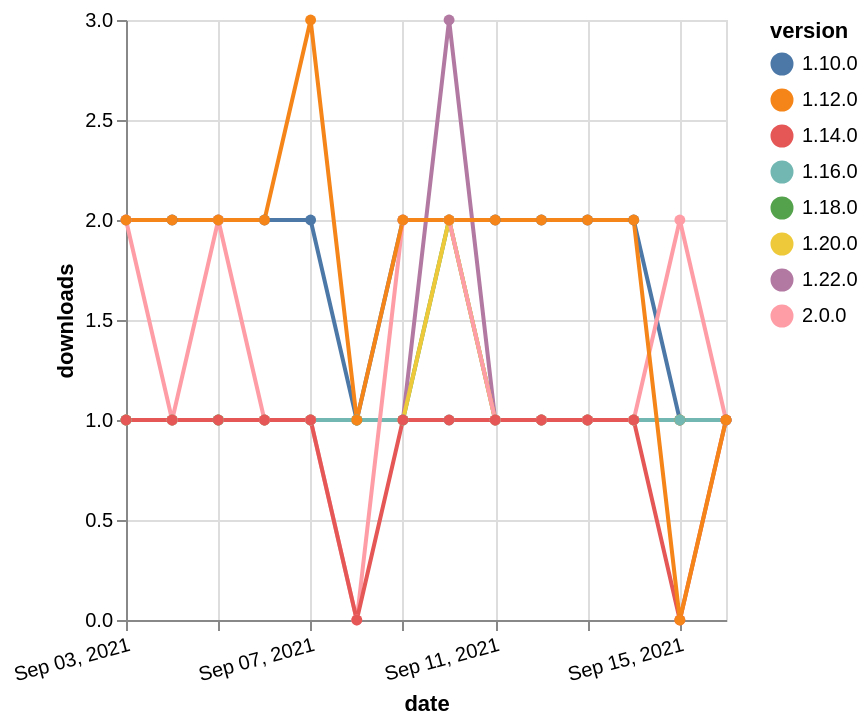

Source (Vega-Lite JSON):
### Vega-Lite specification from a JSON file in a GitHub repository (floating-point values rounded to 4 significant figures)
{"$schema": "https://vega.github.io/schema/vega-lite/v5.json", "description": "A simple bar chart with embedded data.", "data": {"values": [{"date": "2021-09-03", "total": 171, "delta": 1, "version": "1.18.0"}, {"date": "2021-09-04", "total": 172, "delta": 1, "version": "1.18.0"}, {"date": "2021-09-05", "total": 173, "delta": 1, "version": "1.18.0"}, {"date": "2021-09-06", "total": 174, "delta": 1, "version": "1.18.0"}, {"date": "2021-09-07", "total": 175, "delta": 1, "version": "1.18.0"}, {"date": "2021-09-08", "total": 176, "delta": 1, "version": "1.18.0"}, {"date": "2021-09-09", "total": 177, "delta": 1, "version": "1.18.0"}, {"date": "2021-09-10", "total": 179, "delta": 2, "version": "1.18.0"}, {"date": "2021-09-11", "total": 180, "delta": 1, "version": "1.18.0"}, {"date": "2021-09-12", "total": 181, "delta": 1, "version": "1.18.0"}, {"date": "2021-09-13", "total": 182, "delta": 1, "version": "1.18.0"}, {"date": "2021-09-14", "total": 183, "delta": 1, "version": "1.18.0"}, {"date": "2021-09-15", "total": 184, "delta": 1, "version": "1.18.0"}, {"date": "2021-09-16", "total": 185, "delta": 1, "version": "1.18.0"}, {"date": "2021-09-03", "total": 166, "delta": 1, "version": "1.22.0"}, {"date": "2021-09-04", "total": 167, "delta": 1, "version": "1.22.0"}, {"date": "2021-09-05", "total": 168, "delta": 1, "version": "1.22.0"}, {"date": "2021-09-06", "total": 169, "delta": 1, "version": "1.22.0"}, {"date": "2021-09-07", "total": 170, "delta": 1, "version": "1.22.0"}, {"date": "2021-09-08", "total": 171, "delta": 1, "version": "1.22.0"}, {"date": "2021-09-09", "total": 172, "delta": 1, "version": "1.22.0"}, {"date": "2021-09-10", "total": 175, "delta": 3, "version": "1.22.0"}, {"date": "2021-09-11", "total": 176, "delta": 1, "version": "1.22.0"}, {"date": "2021-09-12", "total": 177, "delta": 1, "version": "1.22.0"}, {"date": "2021-09-13", "total": 178, "delta": 1, "version": "1.22.0"}, {"date": "2021-09-14", "total": 179, "delta": 1, "version": "1.22.0"}, {"date": "2021-09-15", "total": 180, "delta": 1, "version": "1.22.0"}, {"date": "2021-09-16", "total": 181, "delta": 1, "version": "1.22.0"}, {"date": "2021-09-03", "total": 2258, "delta": 2, "version": "1.10.0"}, {"date": "2021-09-04", "total": 2260, "delta": 2, "version": "1.10.0"}, {"date": "2021-09-05", "total": 2262, "delta": 2, "version": "1.10.0"}, {"date": "2021-09-06", "total": 2264, "delta": 2, "version": "1.10.0"}, {"date": "2021-09-07", "total": 2266, "delta": 2, "version": "1.10.0"}, {"date": "2021-09-08", "total": 2267, "delta": 1, "version": "1.10.0"}, {"date": "2021-09-09", "total": 2269, "delta": 2, "version": "1.10.0"}, {"date": "2021-09-10", "total": 2271, "delta": 2, "version": "1.10.0"}, {"date": "2021-09-11", "total": 2273, "delta": 2, "version": "1.10.0"}, {"date": "2021-09-12", "total": 2275, "delta": 2, "version": "1.10.0"}, {"date": "2021-09-13", "total": 2277, "delta": 2, "version": "1.10.0"}, {"date": "2021-09-14", "total": 2279, "delta": 2, "version": "1.10.0"}, {"date": "2021-09-15", "total": 2280, "delta": 1, "version": "1.10.0"}, {"date": "2021-09-16", "total": 2281, "delta": 1, "version": "1.10.0"}, {"date": "2021-09-03", "total": 153, "delta": 1, "version": "1.20.0"}, {"date": "2021-09-04", "total": 154, "delta": 1, "version": "1.20.0"}, {"date": "2021-09-05", "total": 155, "delta": 1, "version": "1.20.0"}, {"date": "2021-09-06", "total": 156, "delta": 1, "version": "1.20.0"}, {"date": "2021-09-07", "total": 157, "delta": 1, "version": "1.20.0"}, {"date": "2021-09-08", "total": 158, "delta": 1, "version": "1.20.0"}, {"date": "2021-09-09", "total": 159, "delta": 1, "version": "1.20.0"}, {"date": "2021-09-10", "total": 161, "delta": 2, "version": "1.20.0"}, {"date": "2021-09-11", "total": 162, "delta": 1, "version": "1.20.0"}, {"date": "2021-09-12", "total": 163, "delta": 1, "version": "1.20.0"}, {"date": "2021-09-13", "total": 164, "delta": 1, "version": "1.20.0"}, {"date": "2021-09-14", "total": 165, "delta": 1, "version": "1.20.0"}, {"date": "2021-09-15", "total": 166, "delta": 1, "version": "1.20.0"}, {"date": "2021-09-16", "total": 167, "delta": 1, "version": "1.20.0"}, {"date": "2021-09-03", "total": 181, "delta": 1, "version": "1.16.0"}, {"date": "2021-09-04", "total": 182, "delta": 1, "version": "1.16.0"}, {"date": "2021-09-05", "total": 183, "delta": 1, "version": "1.16.0"}, {"date": "2021-09-06", "total": 184, "delta": 1, "version": "1.16.0"}, {"date": "2021-09-07", "total": 185, "delta": 1, "version": "1.16.0"}, {"date": "2021-09-08", "total": 186, "delta": 1, "version": "1.16.0"}, {"date": "2021-09-09", "total": 187, "delta": 1, "version": "1.16.0"}, {"date": "2021-09-10", "total": 188, "delta": 1, "version": "1.16.0"}, {"date": "2021-09-11", "total": 189, "delta": 1, "version": "1.16.0"}, {"date": "2021-09-12", "total": 190, "delta": 1, "version": "1.16.0"}, {"date": "2021-09-13", "total": 191, "delta": 1, "version": "1.16.0"}, {"date": "2021-09-14", "total": 192, "delta": 1, "version": "1.16.0"}, {"date": "2021-09-15", "total": 193, "delta": 1, "version": "1.16.0"}, {"date": "2021-09-16", "total": 194, "delta": 1, "version": "1.16.0"}, {"date": "2021-09-03", "total": 118, "delta": 2, "version": "2.0.0"}, {"date": "2021-09-04", "total": 119, "delta": 1, "version": "2.0.0"}, {"date": "2021-09-05", "total": 121, "delta": 2, "version": "2.0.0"}, {"date": "2021-09-06", "total": 122, "delta": 1, "version": "2.0.0"}, {"date": "2021-09-07", "total": 123, "delta": 1, "version": "2.0.0"}, {"date": "2021-09-08", "total": 123, "delta": 0, "version": "2.0.0"}, {"date": "2021-09-09", "total": 125, "delta": 2, "version": "2.0.0"}, {"date": "2021-09-10", "total": 127, "delta": 2, "version": "2.0.0"}, {"date": "2021-09-11", "total": 128, "delta": 1, "version": "2.0.0"}, {"date": "2021-09-12", "total": 129, "delta": 1, "version": "2.0.0"}, {"date": "2021-09-13", "total": 130, "delta": 1, "version": "2.0.0"}, {"date": "2021-09-14", "total": 131, "delta": 1, "version": "2.0.0"}, {"date": "2021-09-15", "total": 133, "delta": 2, "version": "2.0.0"}, {"date": "2021-09-16", "total": 134, "delta": 1, "version": "2.0.0"}, {"date": "2021-09-03", "total": 243, "delta": 1, "version": "1.14.0"}, {"date": "2021-09-04", "total": 244, "delta": 1, "version": "1.14.0"}, {"date": "2021-09-05", "total": 245, "delta": 1, "version": "1.14.0"}, {"date": "2021-09-06", "total": 246, "delta": 1, "version": "1.14.0"}, {"date": "2021-09-07", "total": 247, "delta": 1, "version": "1.14.0"}, {"date": "2021-09-08", "total": 247, "delta": 0, "version": "1.14.0"}, {"date": "2021-09-09", "total": 248, "delta": 1, "version": "1.14.0"}, {"date": "2021-09-10", "total": 249, "delta": 1, "version": "1.14.0"}, {"date": "2021-09-11", "total": 250, "delta": 1, "version": "1.14.0"}, {"date": "2021-09-12", "total": 251, "delta": 1, "version": "1.14.0"}, {"date": "2021-09-13", "total": 252, "delta": 1, "version": "1.14.0"}, {"date": "2021-09-14", "total": 253, "delta": 1, "version": "1.14.0"}, {"date": "2021-09-15", "total": 253, "delta": 0, "version": "1.14.0"}, {"date": "2021-09-16", "total": 254, "delta": 1, "version": "1.14.0"}, {"date": "2021-09-03", "total": 2387, "delta": 2, "version": "1.12.0"}, {"date": "2021-09-04", "total": 2389, "delta": 2, "version": "1.12.0"}, {"date": "2021-09-05", "total": 2391, "delta": 2, "version": "1.12.0"}, {"date": "2021-09-06", "total": 2393, "delta": 2, "version": "1.12.0"}, {"date": "2021-09-07", "total": 2396, "delta": 3, "version": "1.12.0"}, {"date": "2021-09-08", "total": 2397, "delta": 1, "version": "1.12.0"}, {"date": "2021-09-09", "total": 2399, "delta": 2, "version": "1.12.0"}, {"date": "2021-09-10", "total": 2401, "delta": 2, "version": "1.12.0"}, {"date": "2021-09-11", "total": 2403, "delta": 2, "version": "1.12.0"}, {"date": "2021-09-12", "total": 2405, "delta": 2, "version": "1.12.0"}, {"date": "2021-09-13", "total": 2407, "delta": 2, "version": "1.12.0"}, {"date": "2021-09-14", "total": 2409, "delta": 2, "version": "1.12.0"}, {"date": "2021-09-15", "total": 2409, "delta": 0, "version": "1.12.0"}, {"date": "2021-09-16", "total": 2410, "delta": 1, "version": "1.12.0"}]}, "width": "container", "mark": {"type": "line", "point": {"filled": true}}, "encoding": {"x": {"field": "date", "type": "temporal", "timeUnit": "yearmonthdate", "title": "date", "axis": {"labelAngle": -15}}, "y": {"field": "delta", "type": "quantitative", "title": "downloads"}, "color": {"field": "version", "type": "nominal"}, "tooltip": {"field": "delta"}}}
